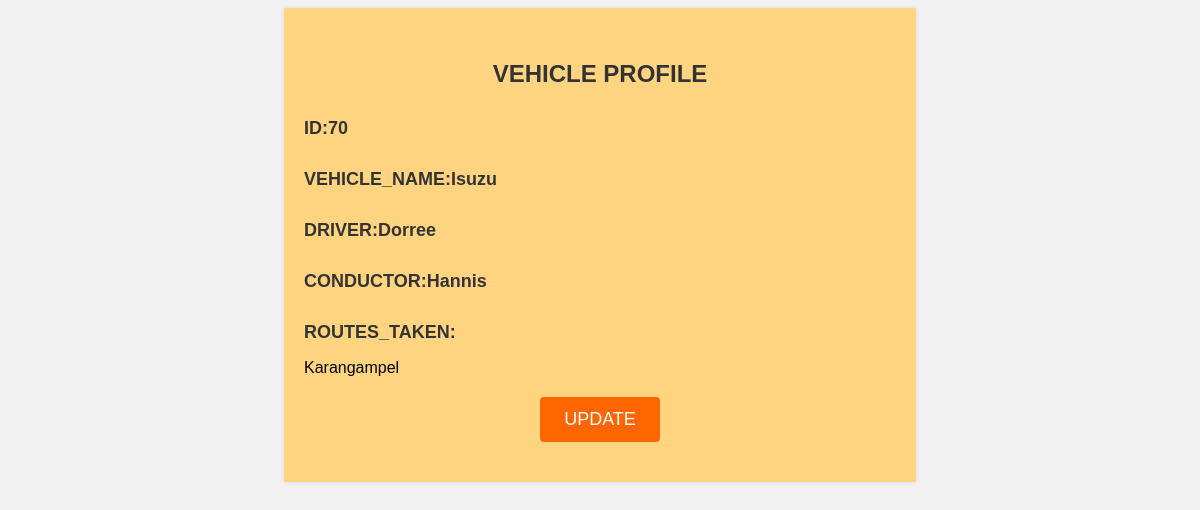
/vehicles/70, run on the app's committed database.
### models.py (models this page shows, shortened)
class Vehicle(db.Model):
    __tablename__ = 'vehicle'
    id = db.Column(db.Integer, primary_key=True)
    name = db.Column(db.String(50))
    driver = db.Column(db.String(50))
    conductor = db.Column(db.String(50))
    routes = db.relationship('Route', backref='vehicle')

class Route(db.Model):
    __tablename__ = 'route'
    id = db.Column(db.Integer, primary_key=True)
    name = db.Column(db.String(50))
    vehicle_id = db.Column(db.Integer, db.ForeignKey('vehicle.id'))

### main.py (the view, shortened to what this page needs)
@app.route('/vehicles/<int:id>', methods=['GET', 'PATCH', 'POST'])
def vehicle_by_id(id):
    if request.method == 'GET':
        vehicle = Vehicle.query.get(id)
        routings = Route.query.filter_by(vehicle_id=id)
        if vehicle:
            return render_template('single.html', id=id, vehicle=vehicle, routings=routings)
        else:
            return "Vehicle not found"

### templates/single.html (shortened to what this page needs)
<div id="vehicle_profile">
   <h4>VEHICLE PROFILE</h4>
   <h5>ID:{{vehicle['id']}}</h5>
   <h5>VEHICLE_NAME:{{vehicle['name']}}</h5>
   <h5>DRIVER:{{vehicle['driver']}}</h5>
   <h5>CONDUCTOR:{{vehicle['conductor']}}</h5>
   <h5>ROUTES_TAKEN:</h5>
   {% if routings %}
      <ul>
         {% for route in routings %}
            <li>{{route['name']}}</li>
         {% endfor %}
      </ul>
   {% endif %}
   <button id="update_vehicle">UPDATE</button>
</div>

### templates/single.html (style rules this page uses)
#vehicle_profile { width: 50%; margin: 0 auto; padding: 20px; background-color: #ffd480; box-shadow: 0 0 5px rgba(0, 0, 0, 0.1); }
h4 { text-align: center; color: #333333; margin-bottom: 30px; font-size: 24px; }
h5 { color: #333333; margin-bottom: 15px; font-size: 18px; }
ul { list-style-type: none; padding: 0; margin-bottom: 15px; }
li { margin-bottom: 5px; }
#update_vehicle { display: block; margin: 20px auto; padding: 12px 24px; background-color: #ff6600; color: #ffffff; border: none; border-radius: 4px; cursor: pointer; font-size: 18px; }

### data on the page
Vehicle: id "70", name "Isuzu", driver "Dorree", conductor "Hannis"
Route: name "Karangampel"
